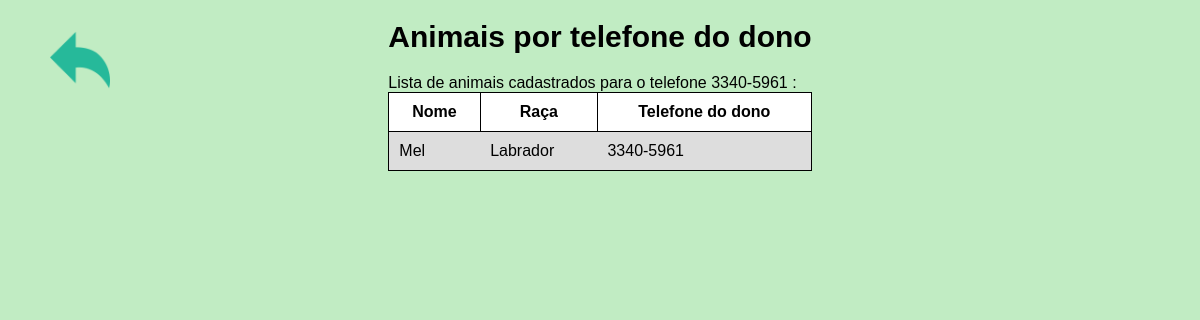
Page /AnimalTel.php?teldono=3340-5961 on the committed database.
### tables this page shows
CREATE TABLE `animal` (
  `id` int(11) NOT NULL,
  `nome` varchar(255) NOT NULL,
  `raca` varchar(255) NOT NULL,
  `teldono` char(11) NOT NULL,
  `datacadastro` datetime NOT NULL
);

### model/animal.php (called while the page is built, shortened)
<?php
class Animal
{
    public static function listarTelefone($teldono)
    {
        try {
            $conexao = Conexao::getConexao();
            $stmt = $conexao->prepare(
                "SELECT * FROM animal WHERE teldono = ? ORDER BY nome"
            );
            $stmt->execute([$teldono]);
            return $stmt->fetchAll();
        } catch (Exception $e) {
            echo $e->getMessage();
            exit;
        }
    }
}

### AnimalTel.php (the view, shortened to what this page needs)
<?php
require_once(__DIR__ . "/model/animal.php");
if (isset($_GET['teldono'])) {
    $teldono = $_GET['teldono'];
    $animais = Animal::listarTelefone($teldono);
} else {
    echo "O número de telefone esta vazio.";
    exit;
}
?>
<!DOCTYPE html>
<html>
<head>
    <link rel="stylesheet" href="./css/index.css">
</head>
<body>
<div class="container">
    <h1>Animais por telefone do dono</h1>
    <p>Lista de animais cadastrados para o telefone <?php echo $teldono; ?> : </p>
    <table>
        <thead>
            <tr>
                <th>Nome</th>
                <th>Raça</th>
                <th>Telefone do dono</th>
            </tr>
        </thead>
        <tbody>
            <?php foreach ($animais as $animal) { ?>
                <tr>
                    <td><?php echo $animal['nome']; ?></td>
                    <td><?php echo $animal['raca']; ?></td>
                    <td><?php echo $animal['teldono']; ?></td>
                </tr>
            <?php } ?>
        </tbody>
    </table>
    <br>
    <a href="index.php" class="voltar">
        <img src="./img/voltar.png" alt="voltar">
    </a>
</body>
</html>

### css/index.css (style rules this page uses)
* { margin: 0; padding: 0; font-family: 'Candara', sans-serif; box-sizing: border-box; }
body { background-color: rgb(193, 236, 195); display: flex; width: 100%; min-height: 100vh; overflow-y: auto; justify-content: center; }
body table, body tr, body th, body tr { border: 1px solid black; border-collapse: collapse; background-color: white; }
body table tr:nth-child(odd) { background-color: rgb(221, 221, 221); }
body table tr td, body table tr th { padding: 10px; }
body table { width: 100%; }
h1 { font-size: 30px; margin: 20px auto; text-align: center; color:#000000; }
.voltar { position: fixed; top: 30px; left: 50px; transition: 0.5s; text-decoration: none; }
.voltar img { height: 60px; width: 60px; }

### rows in the picture
animal: nome "Mel", raca "Labrador", teldono "3340-5961"

### other values in the picture
$teldono "3340-5961"
